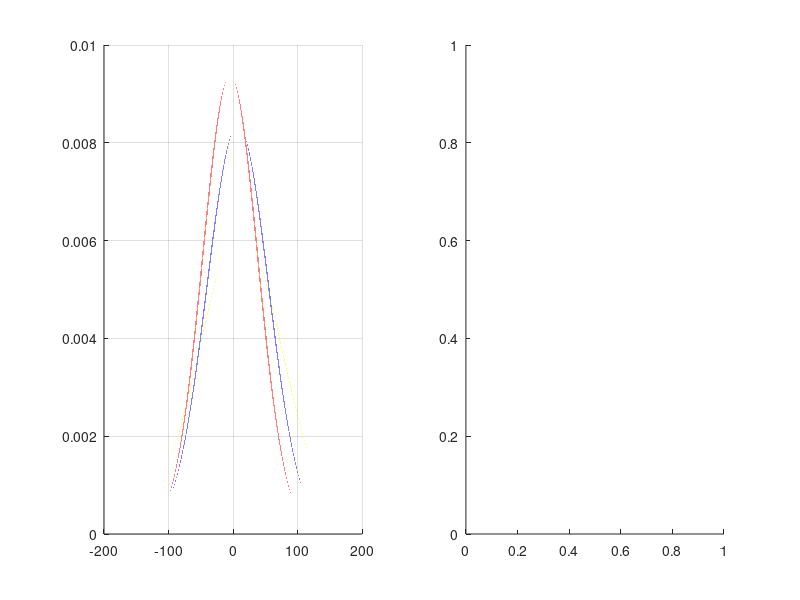

Write the MATLAB code that produced this figure. (Note: this script raises an error after producing the figure.)
x = -200:0.001:200;
y1 = normpdf(x, 7.34, 47.74);
y2 = normpdf(x, -4.42, 42.58);
y3 = normpdf(x, 11.74, 64.49);
subplot(1,2,1);
grid on;
hold on;
plot(x, y1);
plot(x, y2);
plot(x, y3);
subplot(1,2,2);
plot(x, y3cdf);
grid on;
hold on;